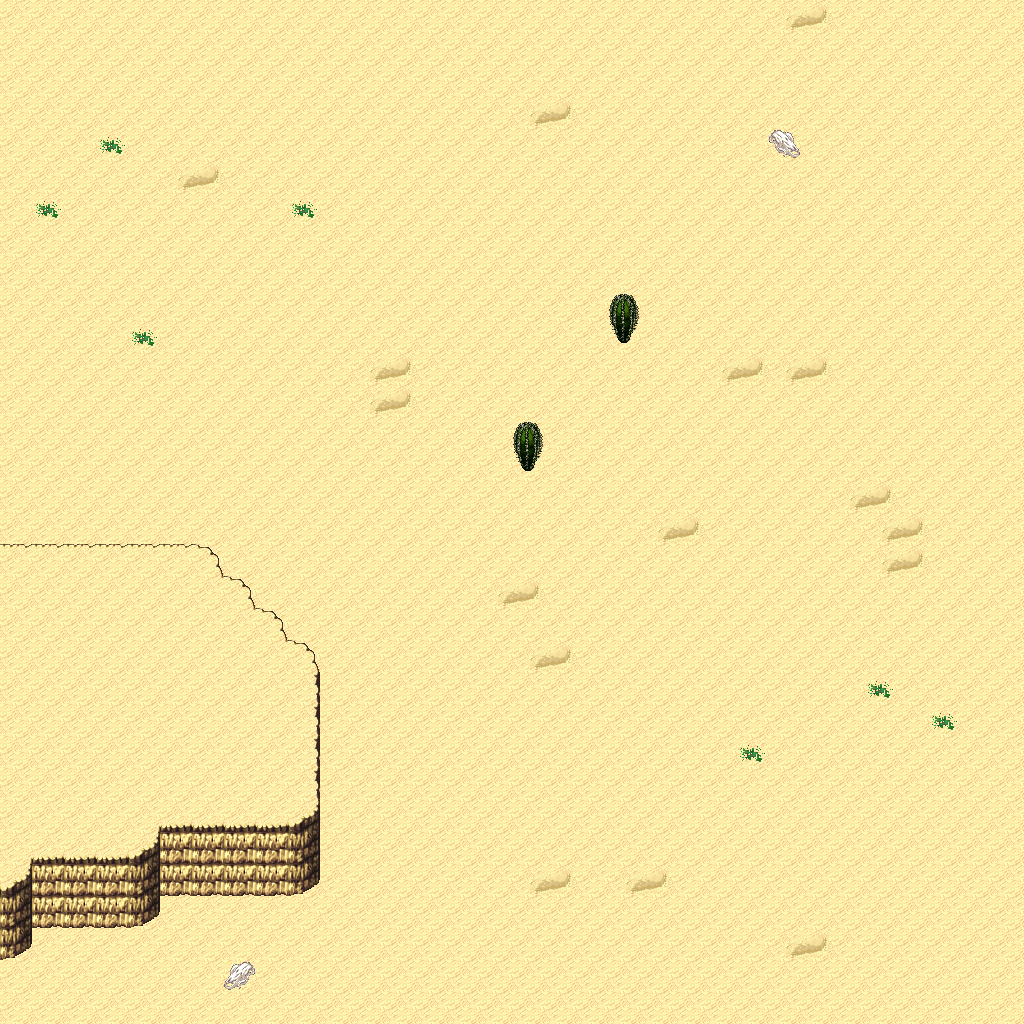

Below is a game level as drawn by its tile map, then a one-line description and the .tmx that defines it (tile-layer data replaced by summaries):
An orthogonal 32x32 tile map with 32x32 px tiles, 5 tile layers (Ground, Objects, Objects2, Above, ...), 1 hidden layer not drawn, 6 tilesets.

<map version="1.10" tiledversion="1.11.0" orientation="orthogonal" renderorder="right-down" width="32" height="32" tilewidth="32" tileheight="32" infinite="0" nextlayerid="11" nextobjectid="1">
 <tileset firstgid="1" name="logic_collision" tilewidth="32" tileheight="32" tilecount="1" columns="1">
  <image source="../drawable/logic_collision.png" width="32" height="32" />
 </tileset>
 <tileset firstgid="2" name="terrain_desert" tilewidth="32" tileheight="32" tilecount="88" columns="8">
  <image source="../drawable/terrain_desert.png" width="256" height="352" />
 </tileset>
 <tileset firstgid="90" name="ground_sand_2" tilewidth="32" tileheight="32" tilecount="15" columns="5">
  <image source="../drawable/ground_sand_2.png" width="160" height="96" />
 </tileset>
 <tileset firstgid="105" name="plant_cactus_2" tilewidth="32" tileheight="32" tilecount="10" columns="5">
  <image source="../drawable/plant_cactus_2.png" width="160" height="64" />
 </tileset>
 <tileset firstgid="115" name="plant_round_cactuses" tilewidth="32" tileheight="32" tilecount="20" columns="10">
  <image source="../drawable/plant_round_cactuses.png" width="320" height="64" />
 </tileset>
 <tileset firstgid="135" name="plant_cactus" tilewidth="32" tileheight="32" tilecount="2" columns="1">
  <image source="../drawable/plant_cactus.png" width="32" height="64" />
 </tileset>
 <layer id="1" name="Ground" width="32" height="32">
  <data>[1024 cells, 1024 non-empty, 6 distinct tile ids]</data>
 </layer>
 <layer id="2" name="Objects" width="32" height="32">
  <data>[1024 cells, 37 non-empty, 9 distinct tile ids]</data>
 </layer>
 <layer id="3" name="Objects2" width="32" height="32">
  <data>[1024 cells, 0 non-empty, 0 distinct tile ids]</data>
 </layer>
 <layer id="4" name="Above" width="32" height="32">
  <data>[1024 cells, 22 non-empty, 6 distinct tile ids]</data>
 </layer>
 <layer id="5" name="Above2" width="32" height="32">
  <data>[1024 cells, 0 non-empty, 0 distinct tile ids]</data>
 </layer>
 <layer id="6" name="Walkable" width="32" height="32" visible="0">
  <data>[1024 cells, 91 non-empty, 1 distinct tile ids]</data>
 </layer>
 <objectgroup id="7" name="Mapevents" />
 <objectgroup id="8" name="Spawn" />
 <objectgroup id="9" name="Keys" />
 <objectgroup id="10" name="Replace" />
</map>
